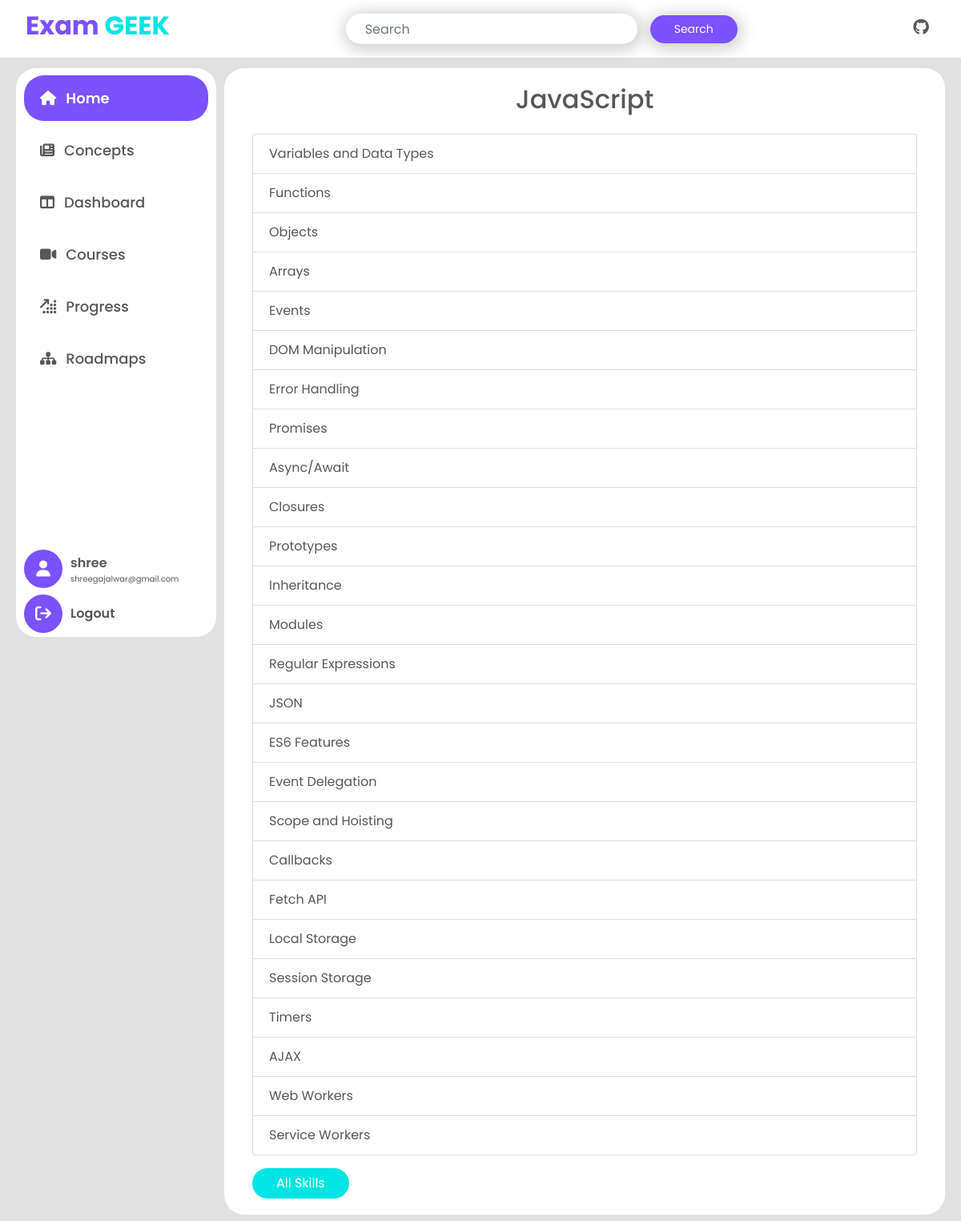
Page /concepts_detail/JavaScript/ (signed in) on the committed database.
### examapp/models.py (models this page shows, shortened)
class Skills(models.Model):
    skill = models.CharField(max_length=255)
    def __str__(self):
        return self.skill

class Concepts(models.Model):
    skill = models.ForeignKey(Skills,on_delete=models.CASCADE)
    concept = models.CharField(max_length=200)

### examapp/views.py (the view)
# urls.py: path('concepts_detail/<str:skill>/', views.concepts_detail, name='concepts_detail'),
@login_required
def concepts_detail(request, skill):
    skill = Skills.objects.get(skill=skill)
    concepts_data = Concepts.objects.filter(skill=skill)
    return render(request, 'examapp/concepts_detail.html', {
        "concepts_data": concepts_data,
        "skill": skill
    })

### examapp/templates/examapp/concepts_detail.html
{% extends 'base.html' %}
{% block content %}
    {% include 'sidebar.html'%}
    <div class="content">
        <div class="container ">
            <h2 class="text-center mb-4"> {{skill}} </h2>
            <ul class="list-group">
                {% for concept in concepts_data %}
                <li class="list-group-item">{{ concept.concept }}</li>
                {% endfor %}
            </ul>
            <div class="mt-3">
                <a href="{% url 'concepts' %}" class="btn btn-theme-secondary">All Skills</a>
            </div>
        </div>
    </div>
{% endblock %}

### examapp/templates/sidebar.html (shortened to what this page needs)
<div class="sidebar">
   <div class="d-flex flex-column side-link">
       <a class="home " data-id="home" href="{% url 'home'%}"><i class="fa-solid fa-house"></i> <span>Home</span></a>
       <a class="news " data-id="news" href="{% url 'concepts' %}"><i class="fa-solid fa-newspaper"></i><span>Concepts</span></a>
       <a class="dashboard " data-id="dashboard" href="{% url 'dashboard' %}"><i class="fa-solid fa-table-columns"></i><span>Dashboard</span></a>
       <a class="courses" data-id="courses" href="{% url 'courses'%}"><i class="fa-solid fa-video"></i><span>Courses</span></a>
       <a class="profile" data-id="profile" href="{% url 'progress'%}"> <i class="fa-solid fa-arrow-up-right-dots"></i> <span>Progress</span></a>
       <a class="roadmaps" data-id="roadmaps" href="{% url 'roadmaps'%}"><i class="fa-solid fa-sitemap"></i><span>Roadmaps</span></a>
   </div>
   <div class="d-flex flex-column ">
        <div class="sidebar-profile mb-2">
            <div class="sidebar-profile-icon">
                <i class="fa-solid fa-user"></i>
            </div>
            <div class="sidebar-profile-content">
                <span class="sidebar-profile-name">{{ user.username }}</span>
                <span class="sidebar-profile-email">{{ user.email }}</span>
            </div>
        </div>
        <div class="sidebar-logout">
            <div class="sidebar-profile-icon">
                <a class="settings" data-id="settings" href="{% url 'logout'%}"><i class="fa-solid fa-arrow-right-from-bracket"></i></a>
            </div>
            <div class="sidebar-profile-content">
                <span class="sidebar-profile-name">Logout</span>
            </div>
        </div>
   </div>
</div>

### examapp/static/examapp/style.css (style rules this page uses)
body { font-family: 'Poppins', sans-serif; background-color: #e1e1e1; color: #575757; }
a { text-decoration: none; }
.btn-theme-secondary { background: #00e4e3; border-radius: 25px; padding: 7px 30px; border: none; outline: none; text-decoration: none; color: white; }
.sidebar { height: calc(100vh - 90px); width: 250px; position: fixed; background-color: #fff; padding: 5px 10px; color: #575757; border-radius: 25px; display: flex; flex-direction: column; justify-content: space-between; transition: all 0.5s; z-index: 5; }
.sidebar .side-link a { padding: 15px 20px; text-decoration: none; font-size: 18px; color: #575757; display: flex; align-items: center; gap: 12px; border-right: 5px solid transparent; transition: all 0.9s; border-radius: 25px; font-weight: 500; margin: 4px 0px; cursor: pointer; }
.sidebar .side-link a.active { background-color: #7c51fe; color: #fff; font-weight: 600; }
.content { margin-top: 15px; margin-left: 260px; padding: 20px; background-color: #fff; border-radius: 25px; }
.sidebar-logout, .sidebar-profile { display: flex; gap: 10px; }
.sidebar-profile-icon { display: flex; justify-content: center; align-items: center; height: 3rem; width: 3rem; background-color: #7c51fe; color: #fff; font-size: 20px; border-radius: 50%; }
.sidebar-profile-icon a { color: #ffffff; cursor: pointer; }
.sidebar-profile-content { display: flex; flex-direction: column; align-items: flex-start; justify-content: center; }
.sidebar-profile-name { font-size: 16px; font-weight: 600; }
.sidebar-profile-email { margin-top: 0px; margin-bottom: 0px; font-size: 10px; }

### examapp/static/examapp/css/glass_notify.css (style rules this page uses)
body { min-height: 100vh; }

### rows in the picture
Skills: skill "JavaScript"
Concepts: concept "Variables and Data Types"
Concepts: concept "Functions"
Concepts: concept "Objects"
Concepts: concept "Arrays"
Concepts: concept "Events"
Concepts: concept "DOM Manipulation"
Concepts: concept "Error Handling"
Concepts: concept "Promises"
Concepts: concept "Async/Await"
Concepts: concept "Closures"
Concepts: concept "Prototypes"
Concepts: concept "Inheritance"
Concepts: concept "Modules"
Concepts: concept "Regular Expressions"
Concepts: concept "JSON"
Concepts: concept "ES6 Features"
Concepts: concept "Event Delegation"
Concepts: concept "Scope and Hoisting"
Concepts: concept "Callbacks"
Concepts: concept "Fetch API"
Concepts: concept "Local Storage"
Concepts: concept "Session Storage"
Concepts: concept "Timers"
Concepts: concept "AJAX"
Concepts: concept "Web Workers"
Concepts: concept "Service Workers"

### other values in the picture
{{ user.username }} "shree"
{{ user.email }} "shreegajalwar@gmail.com"
